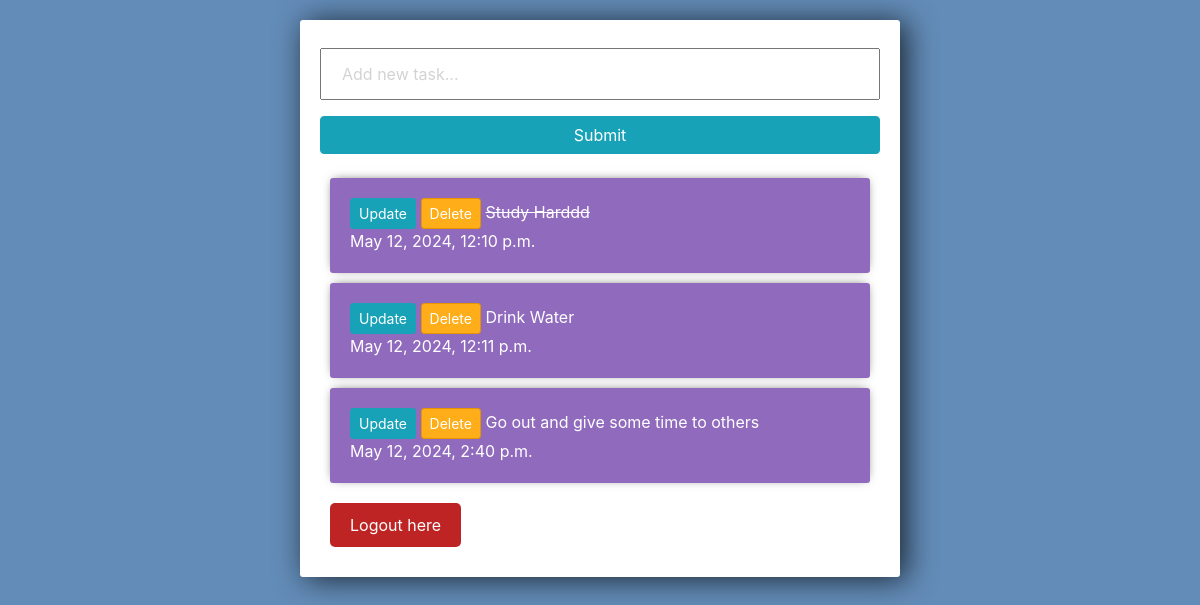
The app's page / (signed in), older data.
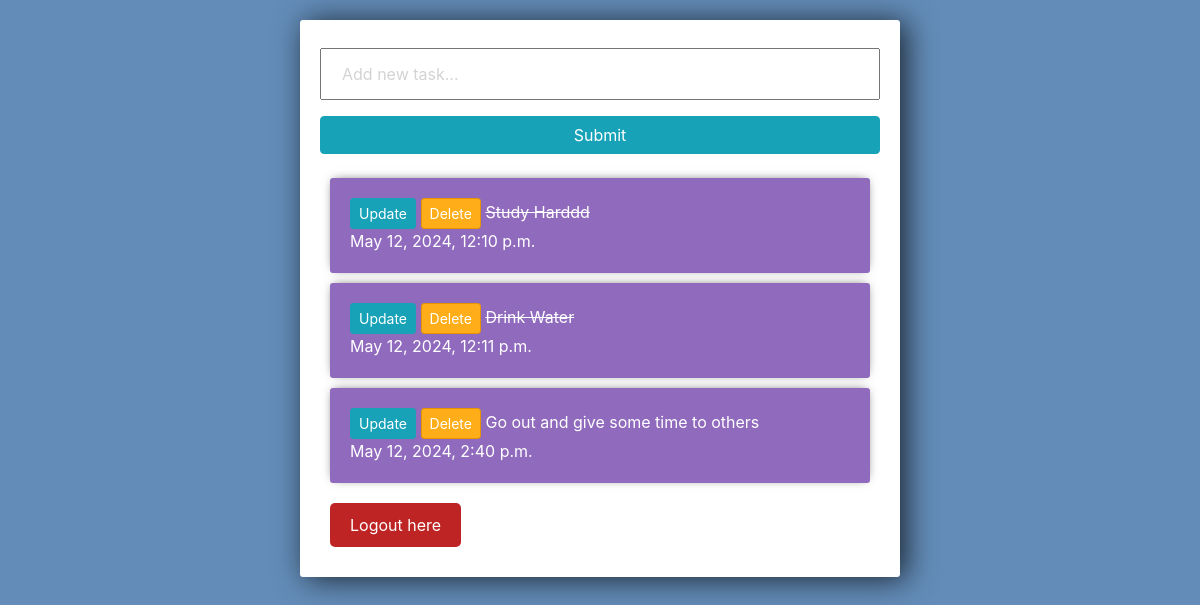
The same page, newer data.
### myapp/models.py (models this page shows)
class Task(models.Model):
    title = models.CharField(max_length=200)
    complete = models.BooleanField(default=False)
    created = models.DateTimeField(auto_now_add=True)
    def __str__(self):
        return self.title

### myapp/views.py (the view)
# urls.py: path('', index, name = 'home' ),
@login_required(login_url='login')
def index(request):
    tasks = Task.objects.all()
    form = TaskForm()
    if request.method == 'POST':
        form = TaskForm(request.POST)
        if form.is_valid():
            form.save()
        return redirect('home')
    context = {'tasks':tasks, 'form':form}
    return render(request, 'myapp/list.html', context)

### myapp/forms.py
class TaskForm(ModelForm):
    title = forms.CharField(widget=forms.TextInput(attrs={'placeholder':'Add new task...'}))
    class Meta:
        model = Task
        fields = '__all__'

### myapp/templates/myapp/list.html (shortened to what this page needs)
<link rel="stylesheet" href="https://stackpath.bootstrapcdn.com/bootstrap/4.3.1/css/bootstrap.min.css"
integrity="sha384-ggOyR0iXCbMQv3Xipma34MD+dH/1fQ784/j6cY/iJTQUOhcWr7x9JvoRxT2MZw1T">
<div class="center-column">
	<form method="POST" action="/">
		{{form.title}}
		<input class="btn btn-info" type="submit" name="Create Task">
	</form>
	<div class="todo-list">
	    {% for task in tasks %}
		    <div class="item-row">
			    <a class="btn btn-sm btn-info" href="{% url 'update_task' task.id %}">Update</a>
			    <a class="btn btn-sm btn-danger" href="{% url 'delete_task' task.id %}">Delete</a>
			    {% if task.complete == True %}
			    <strike>{{task}}</strike>
			    {% else %}
			    <span>{{task}}</span>
			    {% endif %}
                <br>
                {{task.created}}
		    </div>
	    {% endfor %}
	</div>
	<div>
		<span class="button-wrapper"><a href="{% url 'logout' %}" class="logout-button">Logout here</a></span>
	</div>
</div>

### myapp/templates/myapp/list.html (style rules this page uses)
input { width: 100%; padding: 12px 20px; margin: 8px 0; box-sizing: border-box; }
input::placeholder { color: #d3d3d3; }
.center-column { width:600px; margin: 20px auto; padding:20px; background-color: #fff; border-radius: 3px; box-shadow: 6px 2px 30px 0px rgba(0,0,0,0.75); }
.item-row { background-color: #906abd; margin: 10px; padding: 20px; border-radius: 3px; color: #fff; font-size: 16px; box-shadow: 0px -1px 10px -4px rgba(0,0,0,0.75); }
.btn-danger { background-color: #ffae19; border-color: #e59400; }
.button-wrapper { display: inline-block; margin: 10px; }
.logout-button { display: inline-block; padding: 10px 20px; background-color: #bf2424; color: #fff; text-decoration: none; border-radius: 5px; }

Row changes from the older to the newer data that the page shows:
changed Task "Drink Water": complete False → True (drawn)
